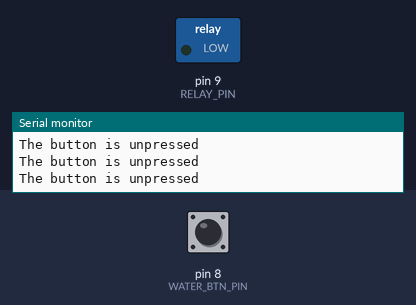
Bench run of a sketch on a simulated Arduino Uno, built with avr-gcc and run on an emulated ATmega328P. Shown: switched loads named in the sketch (green lamp = pin HIGH), the last lines printed to the serial monitor. Dashed ring = blinking. The test bench sets the inputs (shaded band); at power-on: pin 8 (WATER_BTN_PIN) HIGH.

Above: at 2.0 s.
2.1 s: pin 8 (WATER_BTN_PIN) pulled LOW for 0.15 s
At 2.4 s:
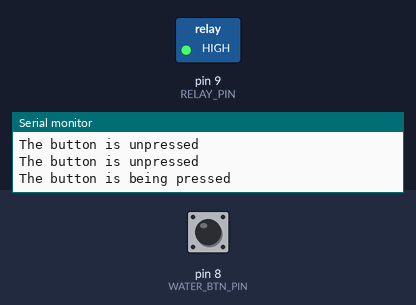
5.2 s: pin 8 (WATER_BTN_PIN) pulled LOW for 1 s
At 6.6 s:
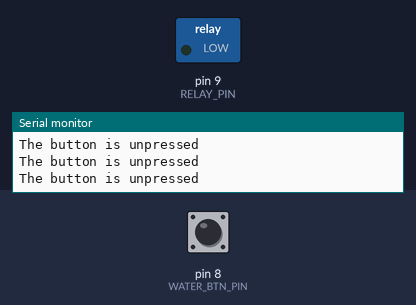
9.2 s: pin 8 (WATER_BTN_PIN) pulsed LOW 5 times (0.12 s each, 0.3 s apart)
At 11.7 s:
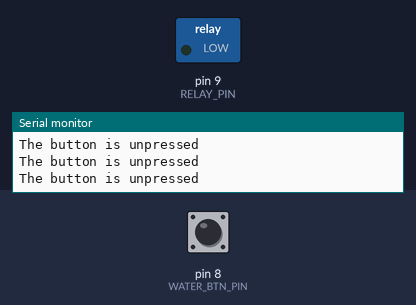
13.7 s: pin 8 (WATER_BTN_PIN) pulled LOW for 3.2 s
At 14.8 s:
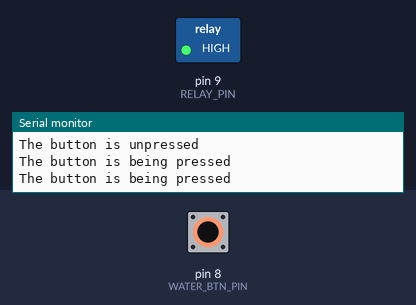
19.2 s: pin 8 (WATER_BTN_PIN) pulsed LOW 5 times (0.12 s each, 0.3 s apart)
At 22.8 s:
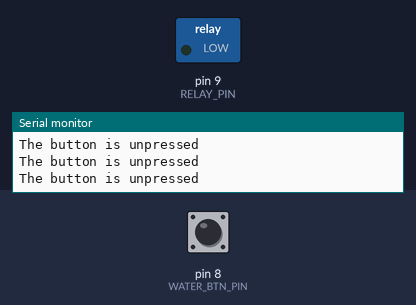
Timing chart, 0 to 24.3 s (numbered marks = the images above; inputs shaded):
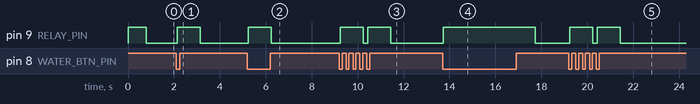

Measured:
- after the input at 2.1 s, pin 9 (RELAY_PIN): LOW → HIGH at once, → LOW 1.0 s later
- after the input at 5.2 s, pin 9 (RELAY_PIN): LOW → HIGH at once, → LOW 1.0 s later
- after the input at 9.2 s, pin 9 (RELAY_PIN): alternates HIGH for 1.0 s and LOW for 0.20 s, 4 changes in all, then stays LOW, starting at once
- after the input at 13.7 s, pin 9 (RELAY_PIN): LOW → HIGH at once, → LOW 4.0 s later
- after the input at 19.2 s, pin 9 (RELAY_PIN): alternates HIGH for 1.0 s and LOW for 0.20 s, 4 changes in all, then stays LOW, starting at once

The sketch:

basic_watering_code.ino
```cpp
const int WATER_BTN_PIN = 8;
const int RELAY_PIN = 9;

void setup() {
  // put your setup code here, to run once:
  pinMode(RELAY_PIN,OUTPUT);
  pinMode(WATER_BTN_PIN, INPUT_PULLUP);

  Serial.begin(9600);

  digitalWrite(RELAY_PIN, HIGH); //turn on
  delay(800); // fill tube - change this value depending on how long it takes to fill water tube
  digitalWrite(RELAY_PIN, LOW); //turn off
}

void loop() {
  int buttonState = digitalRead(WATER_BTN_PIN); // read new state

  if (buttonState == LOW) {
    Serial.println("The button is being pressed");
    digitalWrite(RELAY_PIN, HIGH); // turn on
    delay(1000);
  }
  else if (buttonState == HIGH) {
    Serial.println("The button is unpressed");
    digitalWrite(RELAY_PIN, LOW);  // turn off
  }
}
```
